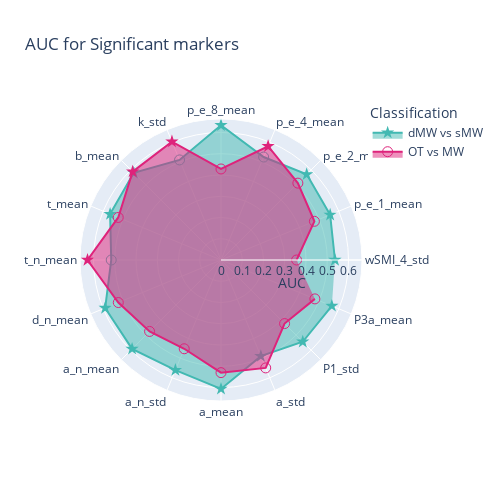

Notebook code for this chart:
### Code cell
mw =aucs_mw[aucs_mw['index'].isin([i for i in signficant_markers])]
mind =aucs_mind[aucs_mind['index'].isin([i for i in signficant_markers])]

fig = go.Figure()

fig.add_trace(go.Scatterpolar(
    r=mw.auc,
    theta=mw['index'],
    fill='toself',
    name='dMW vs sMW', 
    marker = {'color':lblue, 'size': 10},
    marker_symbol= symbol_fun(mw['index'], significant_mw)
))

fig.add_trace(go.Scatterpolar(
    r=mind.auc,
    theta=mind['index'],
    fill='toself',
    name='OT vs MW',
    marker = {'color':pink, 'size': 10},
    marker_symbol= symbol_fun(mind['index'], significant_mind)
))


fig.update_layout(
    title="AUC for Significant markers",
    legend_title="Classification",
    width=500,
    height=500,
    
  polar=dict(
    radialaxis=dict(
    title = 'AUC',
      visible=True,
    ),
  ),
    
  showlegend=True
)

fig.show()
pio.write_json(fig, 'Figs/radar_auc_significant.plotly')

### Figure 1 — Plotly figure (JSON) as saved in the notebook; plotly's stock layout.template omitted (floating-point values rounded to 4 significant figures)
{"data": [{"fill": "toself", "marker": {"color": "#42B9B2", "size": 10, "symbol": ["star", "star", "star", "circle-open", "star", "circle-open", "star", "star", "circle-open", "star", "star", "star", "star", "star", "star", "star"]}, "name": "dMW vs sMW", "r": [0.5363, 0.5559, 0.5701, 0.5244, 0.6341, 0.5097, 0.5804, 0.5649, 0.5166, 0.5899, 0.5917, 0.5607, 0.6066, 0.4898, 0.5442, 0.5647], "theta": ["wSMI_4_std", "p_e_1_mean", "p_e_2_mean", "p_e_4_mean", "p_e_8_mean", "k_std", "b_mean", "t_mean", "t_n_mean", "d_n_mean", "a_n_mean", "a_n_std", "a_mean", "a_std", "P1_std", "P3a_mean"], "type": "scatterpolar"}, {"fill": "toself", "marker": {"color": "#DE237B", "size": 10, "symbol": ["circle-open", "circle-open", "circle-open", "star", "circle-open", "star", "star", "circle-open", "star", "circle-open", "circle-open", "circle-open", "circle-open", "circle-open", "circle-open", "circle-open"]}, "name": "OT vs MW", "r": [0.3557, 0.4757, 0.5115, 0.5794, 0.4283, 0.6031, 0.588, 0.5234, 0.6281, 0.523, 0.4753, 0.4521, 0.53, 0.5496, 0.4231, 0.4782], "theta": ["wSMI_4_std", "p_e_1_mean", "p_e_2_mean", "p_e_4_mean", "p_e_8_mean", "k_std", "b_mean", "t_mean", "t_n_mean", "d_n_mean", "a_n_mean", "a_n_std", "a_mean", "a_std", "P1_std", "P3a_mean"], "type": "scatterpolar"}], "layout": {"height": 500, "legend": {"title": {"text": "Classification"}}, "polar": {"angularaxis": {"type": "category"}, "radialaxis": {"autorange": true, "range": [0, 0.6635], "title": {"text": "AUC"}, "type": "linear", "visible": true}}, "showlegend": true, "title": {"text": "AUC for Significant markers"}, "width": 500}}
